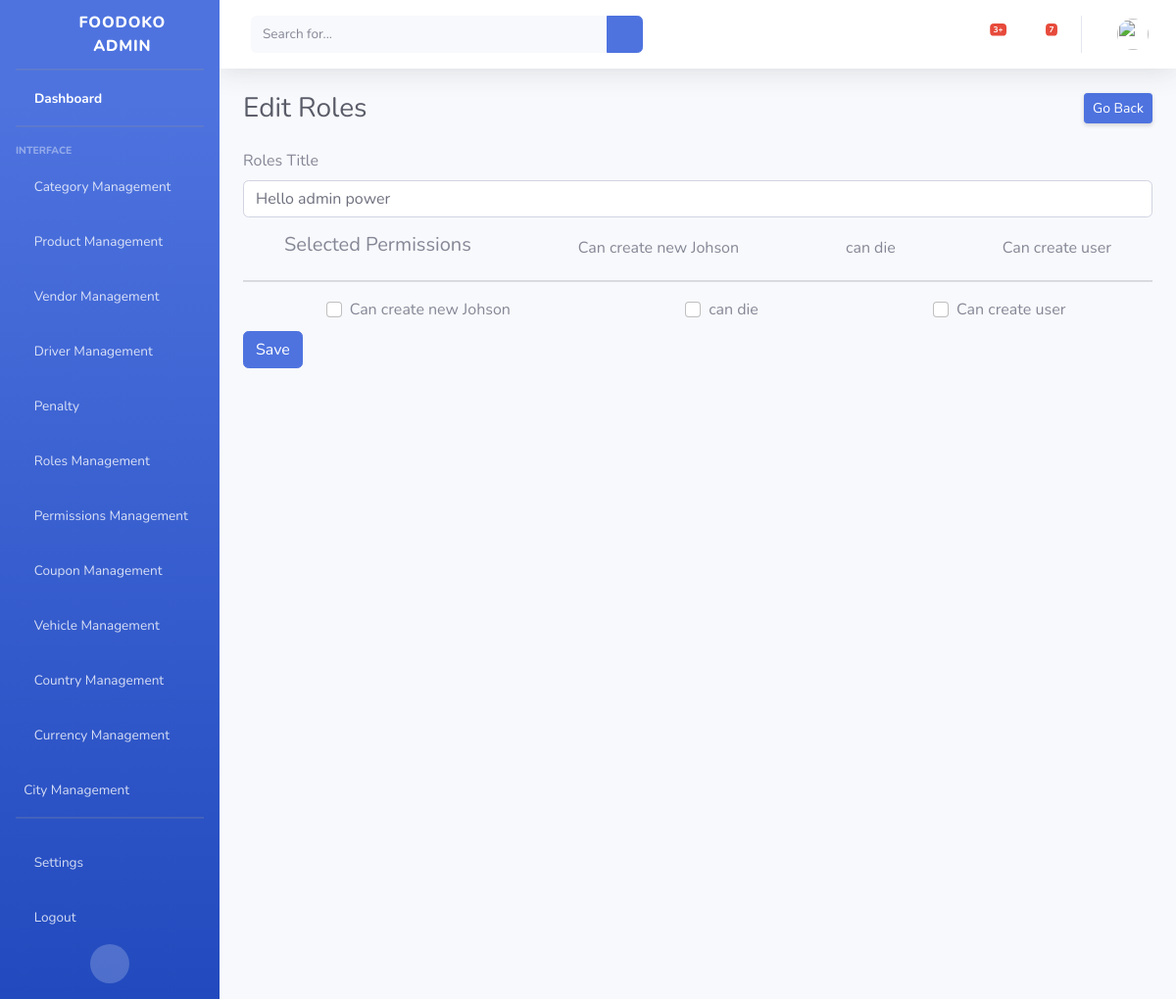
The page /adminpanel/edit-role/5/ on the database its author committed.
### Dashboard/models.py (models this page shows, shortened)
class Role(models.Model):
    created_at = models.DateField(default=date.today, null=True)
    role_title = models.CharField(max_length=255, unique=True)
    permissions = models.ManyToManyField(Permission)
    class Meta:
        ordering = ["-id"]
        verbose_name = "Role"

class Permission(models.Model):
    created_at = models.DateField(default=date.today)
    title = models.CharField(max_length=255)
    class Meta:
        ordering = ["-id"]
        verbose_name = "Permission"

### Dashboard/views.py (the view, shortened to what this page needs)
# urls.py: path("edit-role/<int:r_id>/", EditRole.as_view(), name="editRole"),
class EditRole(View):
    template_name = "roles/edit_roles.html"
    def get(self, request, r_id):
        roleId = get_object_or_404(Role, pk=r_id)
        permissions = Permission.objects.all()
        args = {
            "roleId": roleId,
            "permissions": permissions,
        }
        return render(request, self.template_name, args)

### Dashboard/templates/roles/edit_roles.html (shortened to what this page needs)
{% load static %}
{% include 'base.html' %}
<body id="page-top">
    <div id="wrapper">
        {% include 'admin-sidebar.html' %}
        <div id="content-wrapper" class="d-flex flex-column">
            <div id="content">
               {% include 'admin-nav.html' %}
                <div class="container-fluid">
                    <div class="d-sm-flex align-items-center justify-content-between mb-4">
                        <h1 class="h3 mb-0 text-gray-800">Edit Roles</h1>
                        <a href="{% url 'roleview' %}" class="d-none d-sm-inline-block btn btn-sm btn-primary shadow-sm">Go Back</a>
                    </div>
                    <form action="" method="POST">
                    <div class="add___cat___form">
                        <div class="mb-3">
                            <label for="roles-title" class="form-label">Roles Title</label>
                            <input type="text" name="role_title" value="{{ roleId.role_title }}" class="form-control" id="roles-title" aria-describedby="roles">
                    </div>
                    <div>
                      <div class="all____check">
                        <h5>Selected Permissions</h5>
                        {% for p in roleId.permissions.all %}
                          <div class="form-check">
                              <label class="form-check-label" for="che1">
                                 {{ p.title }}
                              </label>
                           </div>
                        {% endfor %}
                      </div>
                  </div>
                  <hr>
                    <div>
                        <div class="all____check">
                          {% for p in permissions %}
                            <div class="form-check">
                                <input name="{{ p.title }}" class="form-check-input" type="checkbox" value="{{ p.id }}" id="che1">
                                <label class="form-check-label" for="che1">
                                   {{ p.title }}
                                </label>
                            </div>
                          {% endfor %}
                        </div>
                    </div>
                          </div>
                      <div class="mt-2">
                        <button type="submit" class="btn btn-primary">Save</button>
                      </div>
                      </div>
                </div>
                </div>
            </div>
</body>

### static/admin-css/azim.css (style rules this page uses)
.all____check { display: flex; justify-content: space-around; align-items: center; gap: 5px; }

### rows shown on the page
Role: role_title "Hello admin power"
Permission: title "Can create new Johson"
Permission: title "can die"
Permission: title "Can create user"
